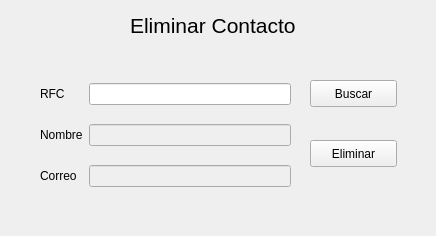
<?xml version="1.0" encoding="UTF-8"?>
<ui version="4.0">
 <class>Eliminar</class>
 <widget class="QWidget" name="Eliminar">
  <property name="geometry">
   <rect>
    <x>0</x>
    <y>0</y>
    <width>436</width>
    <height>236</height>
   </rect>
  </property>
  <property name="windowTitle">
   <string>Elimnar</string>
  </property>
  <widget class="QLabel" name="label">
   <property name="geometry">
    <rect>
     <x>130</x>
     <y>10</y>
     <width>171</width>
     <height>31</height>
    </rect>
   </property>
   <property name="font">
    <font>
     <pointsize>16</pointsize>
    </font>
   </property>
   <property name="text">
    <string>Eliminar Contacto</string>
   </property>
  </widget>
  <widget class="QPushButton" name="btnBuscar">
   <property name="geometry">
    <rect>
     <x>310</x>
     <y>80</y>
     <width>87</width>
     <height>27</height>
    </rect>
   </property>
   <property name="text">
    <string>Buscar</string>
   </property>
  </widget>
  <widget class="QPushButton" name="btnEliminar">
   <property name="geometry">
    <rect>
     <x>310</x>
     <y>140</y>
     <width>87</width>
     <height>27</height>
    </rect>
   </property>
   <property name="text">
    <string>Eliminar</string>
   </property>
  </widget>
  <widget class="QWidget" name="">
   <property name="geometry">
    <rect>
     <x>40</x>
     <y>70</y>
     <width>251</width>
     <height>131</height>
    </rect>
   </property>
   <layout class="QGridLayout" name="gridLayout">
    <item row="0" column="0">
     <widget class="QLabel" name="label_2">
      <property name="text">
       <string>RFC</string>
      </property>
     </widget>
    </item>
    <item row="0" column="1">
     <widget class="QLineEdit" name="txtSerch"/>
    </item>
    <item row="1" column="0">
     <widget class="QLabel" name="label_3">
      <property name="text">
       <string>Nombre</string>
      </property>
     </widget>
    </item>
    <item row="1" column="1">
     <widget class="QLineEdit" name="txtEliminarName">
      <property name="enabled">
       <bool>false</bool>
      </property>
     </widget>
    </item>
    <item row="2" column="0">
     <widget class="QLabel" name="label_4">
      <property name="text">
       <string>Correo</string>
      </property>
     </widget>
    </item>
    <item row="2" column="1">
     <widget class="QLineEdit" name="txtEliminarCorreo">
      <property name="enabled">
       <bool>false</bool>
      </property>
     </widget>
    </item>
   </layout>
  </widget>
 </widget>
 <resources/>
 <connections/>
</ui>
